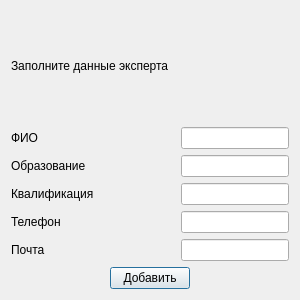
<?xml version="1.0" encoding="UTF-8"?>
<ui version="4.0">
 <class>Dialog</class>
 <widget class="QDialog" name="Dialog">
  <property name="geometry">
   <rect>
    <x>0</x>
    <y>0</y>
    <width>300</width>
    <height>300</height>
   </rect>
  </property>
  <property name="sizePolicy">
   <sizepolicy hsizetype="Preferred" vsizetype="Preferred">
    <horstretch>0</horstretch>
    <verstretch>0</verstretch>
   </sizepolicy>
  </property>
  <property name="maximumSize">
   <size>
    <width>300</width>
    <height>300</height>
   </size>
  </property>
  <property name="windowTitle">
   <string>Dialog</string>
  </property>
  <layout class="QGridLayout" name="gridLayout">
   <item row="0" column="0">
    <layout class="QVBoxLayout" name="verticalLayout_3">
     <item>
      <widget class="QLabel" name="label">
       <property name="text">
        <string>Заполните данные эксперта </string>
       </property>
      </widget>
     </item>
     <item>
      <layout class="QHBoxLayout" name="horizontalLayout">
       <item>
        <layout class="QVBoxLayout" name="verticalLayout_2">
         <item>
          <widget class="QLabel" name="label_2">
           <property name="text">
            <string>ФИО</string>
           </property>
          </widget>
         </item>
         <item>
          <widget class="QLabel" name="label_3">
           <property name="text">
            <string>Образование</string>
           </property>
          </widget>
         </item>
         <item>
          <widget class="QLabel" name="label_4">
           <property name="text">
            <string>Квалификация</string>
           </property>
          </widget>
         </item>
         <item>
          <widget class="QLabel" name="label_5">
           <property name="text">
            <string>Телефон</string>
           </property>
          </widget>
         </item>
         <item>
          <widget class="QLabel" name="label_6">
           <property name="text">
            <string>Почта</string>
           </property>
          </widget>
         </item>
        </layout>
       </item>
       <item>
        <layout class="QVBoxLayout" name="verticalLayout">
         <item>
          <widget class="QLineEdit" name="lineEdit">
           <property name="sizePolicy">
            <sizepolicy hsizetype="Fixed" vsizetype="Fixed">
             <horstretch>0</horstretch>
             <verstretch>0</verstretch>
            </sizepolicy>
           </property>
          </widget>
         </item>
         <item>
          <widget class="QLineEdit" name="lineEdit_2">
           <property name="sizePolicy">
            <sizepolicy hsizetype="Fixed" vsizetype="Fixed">
             <horstretch>0</horstretch>
             <verstretch>0</verstretch>
            </sizepolicy>
           </property>
          </widget>
         </item>
         <item>
          <widget class="QLineEdit" name="lineEdit_3">
           <property name="sizePolicy">
            <sizepolicy hsizetype="Fixed" vsizetype="Fixed">
             <horstretch>0</horstretch>
             <verstretch>0</verstretch>
            </sizepolicy>
           </property>
          </widget>
         </item>
         <item>
          <widget class="QLineEdit" name="lineEdit_4">
           <property name="sizePolicy">
            <sizepolicy hsizetype="Fixed" vsizetype="Fixed">
             <horstretch>0</horstretch>
             <verstretch>0</verstretch>
            </sizepolicy>
           </property>
          </widget>
         </item>
         <item>
          <widget class="QLineEdit" name="lineEdit_5">
           <property name="sizePolicy">
            <sizepolicy hsizetype="Fixed" vsizetype="Fixed">
             <horstretch>0</horstretch>
             <verstretch>0</verstretch>
            </sizepolicy>
           </property>
          </widget>
         </item>
        </layout>
       </item>
      </layout>
     </item>
     <item>
      <layout class="QHBoxLayout" name="horizontalLayout_2">
       <item>
        <spacer name="horizontalSpacer_2">
         <property name="orientation">
          <enum>Qt::Horizontal</enum>
         </property>
         <property name="sizeHint" stdset="0">
          <size>
           <width>40</width>
           <height>20</height>
          </size>
         </property>
        </spacer>
       </item>
       <item>
        <widget class="QPushButton" name="pushButton">
         <property name="sizePolicy">
          <sizepolicy hsizetype="Fixed" vsizetype="Fixed">
           <horstretch>0</horstretch>
           <verstretch>0</verstretch>
          </sizepolicy>
         </property>
         <property name="text">
          <string>Добавить</string>
         </property>
        </widget>
       </item>
       <item>
        <spacer name="horizontalSpacer">
         <property name="orientation">
          <enum>Qt::Horizontal</enum>
         </property>
         <property name="sizeHint" stdset="0">
          <size>
           <width>40</width>
           <height>20</height>
          </size>
         </property>
        </spacer>
       </item>
      </layout>
     </item>
    </layout>
   </item>
  </layout>
 </widget>
 <resources/>
 <connections/>
</ui>
